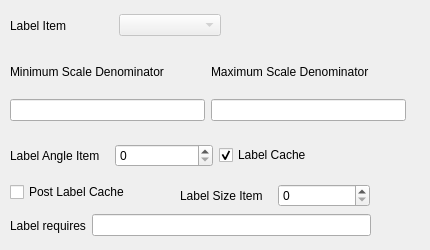
  <widget class="QWidget" name="labelTab">
   <attribute name="title">
    <string>Label</string>
   </attribute>
   <widget class="QWidget" name="horizontalLayoutWidget_14">
    <property name="geometry">
     <rect>
      <x>10</x>
      <y>10</y>
      <width>211</width>
      <height>31</height>
     </rect>
    </property>
    <layout class="QHBoxLayout" name="horizontalLayout_15">
     <item>
      <widget class="QLabel" name="mf_labeitem_label">
       <property name="text">
        <string>Label Item</string>
       </property>
      </widget>
     </item>
     <item>
      <widget class="QComboBox" name="mf_labelItem_combo">
       <property name="enabled">
        <bool>false</bool>
       </property>
      </widget>
     </item>
    </layout>
   </widget>
   <widget class="QWidget" name="horizontalLayoutWidget_15">
    <property name="geometry">
     <rect>
      <x>10</x>
      <y>50</y>
      <width>396</width>
      <height>71</height>
     </rect>
    </property>
    <layout class="QHBoxLayout" name="horizontalLayout_16">
     <item>
      <layout class="QVBoxLayout" name="verticalLayout_7">
       <item>
        <widget class="QLabel" name="mf_labelMinScaleDenom_label">
         <property name="text">
          <string>Minimum Scale Denominator</string>
         </property>
        </widget>
       </item>
       <item>
        <widget class="QLineEdit" name="mf_labelMinScaleDenom_edit"/>
       </item>
      </layout>
     </item>
     <item>
      <layout class="QVBoxLayout" name="verticalLayout_6">
       <item>
        <widget class="QLabel" name="mf_labelMaxScaleDenomin_label">
         <property name="text">
          <string>Maximum Scale Denominator</string>
         </property>
        </widget>
       </item>
       <item>
        <widget class="QLineEdit" name="mf_labelMaxScaleDenom_edit"/>
       </item>
      </layout>
     </item>
    </layout>
   </widget>
   <widget class="QWidget" name="horizontalLayoutWidget_16">
    <property name="geometry">
     <rect>
      <x>10</x>
      <y>140</y>
      <width>411</width>
      <height>31</height>
     </rect>
    </property>
    <layout class="QHBoxLayout" name="horizontalLayout_17">
     <item>
      <layout class="QHBoxLayout" name="horizontalLayout_13">
       <item>
        <widget class="QLabel" name="mf_labelAngleItem_label">
         <property name="text">
          <string>Label Angle Item</string>
         </property>
        </widget>
       </item>
       <item>
        <widget class="QSpinBox" name="mf_labeLangleItem_box">
         <property name="maximum">
          <number>360</number>
         </property>
        </widget>
       </item>
      </layout>
     </item>
     <item>
      <layout class="QHBoxLayout" name="horizontalLayout_14">
       <item>
        <widget class="QCheckBox" name="mf_labelCache">
         <property name="text">
          <string>Label Cache</string>
         </property>
         <property name="checked">
          <bool>true</bool>
         </property>
        </widget>
       </item>
      </layout>
     </item>
    </layout>
   </widget>
   <widget class="QWidget" name="horizontalLayoutWidget_17">
    <property name="geometry">
     <rect>
      <x>10</x>
      <y>210</y>
      <width>361</width>
      <height>31</height>
     </rect>
    </property>
    <layout class="QHBoxLayout" name="horizontalLayout_18">
     <item>
      <widget class="QLabel" name="mf_laberlRequires_label">
       <property name="text">
        <string>Label requires</string>
       </property>
      </widget>
     </item>
     <item>
      <widget class="QLineEdit" name="mf_labelRequires_edit"/>
     </item>
    </layout>
   </widget>
   <widget class="QWidget" name="horizontalLayoutWidget_18">
    <property name="geometry">
     <rect>
      <x>180</x>
      <y>180</y>
      <width>190</width>
      <height>31</height>
     </rect>
    </property>
    <layout class="QHBoxLayout" name="horizontalLayout_19">
     <item>
      <widget class="QLabel" name="mf_labelSizeItem_label">
       <property name="text">
        <string>Label Size Item</string>
       </property>
      </widget>
     </item>
     <item>
      <widget class="QSpinBox" name="mf_labelSizeItem_box">
       <property name="maximum">
        <number>999999</number>
       </property>
      </widget>
     </item>
    </layout>
   </widget>
   <widget class="QWidget" name="horizontalLayoutWidget_28">
    <property name="geometry">
     <rect>
      <x>10</x>
      <y>180</y>
      <width>151</width>
      <height>25</height>
     </rect>
    </property>
    <layout class="QHBoxLayout" name="horizontalLayout_29">
     <item>
      <widget class="QCheckBox" name="mf_postLabelCache_box">
       <property name="text">
        <string>Post Label Cache</string>
       </property>
      </widget>
     </item>
    </layout>
   </widget>
  </widget>
